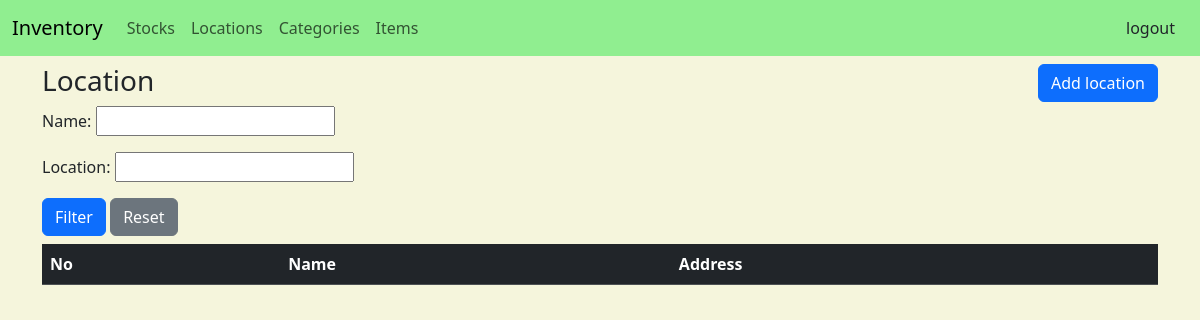
/locations (signed in), run on an earlier commit of the app's database.
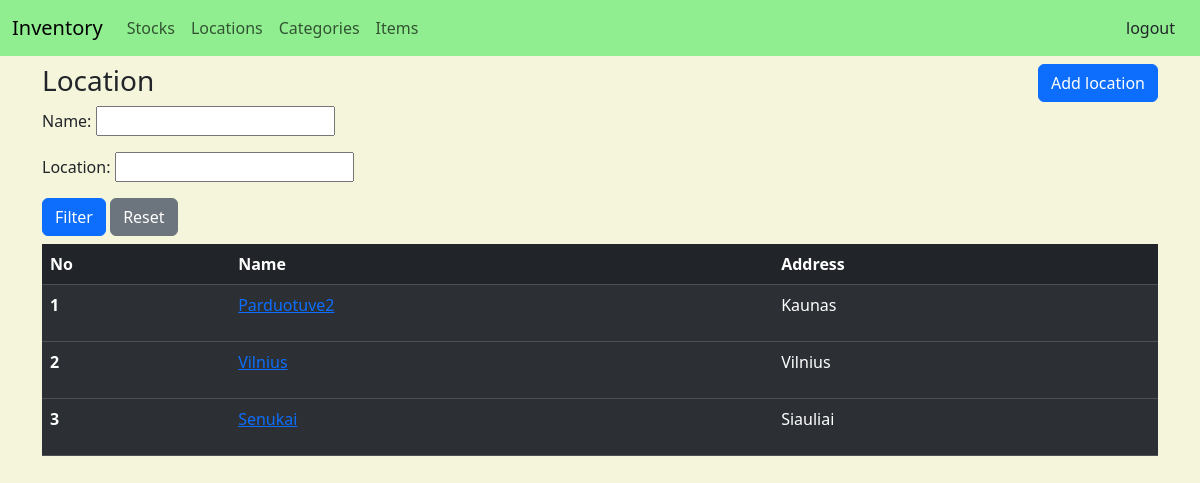
And on a later commit of the database.
### items/models.py (models this page shows, shortened)
class BaseModel(models.Model):
    objects = models.Manager()
    class Meta:
        abstract = True

class Location(BaseModel):
    name = models.CharField(max_length=128)
    address = models.CharField(max_length=128)

### items/views.py (the view)
# urls.py: path('locations', views.LocationListView.as_view(), name='list_locations'),
class LocationListView(LoginRequiredMixin, generic.ListView):
    model = Location
    template_name = 'location/list.html'
    context_object_name = "locations"
    paginate_by = 10
    def get_context_data(self, **kwargs):
        context = super().get_context_data(**kwargs)
        context['filter_form'] = LocationForm(self.request.GET)
        return context
    def get_queryset(self):
        queryset = super().get_queryset()
        form = LocationForm(self.request.GET)
        if form.is_valid():
            name = form.cleaned_data.get('name')
            location = form.cleaned_data.get('location')
            if name:
                queryset = queryset.filter(name=name)
            if location:
                queryset = queryset.filter(address=location)
        return queryset

### items/forms.py
class LocationForm(forms.Form):
    name = forms.CharField(
        max_length=10,
        required=False)
    location = forms.CharField(
        max_length=10,
        required=False)

### items/Templates/location/list.html (shortened to what this page needs)
{% extends "base.html" %}
{% block content %}
<div class="d-flex justify-content-between">
    <div>
        <h3> Location </h3>
    </div>
    <div>
        <a class="btn btn-primary" href="{% url 'items:create_location' %}" role="button"> Add location</a>
    </div>
</div>
<form method="get" class="pb-2">
    {{ filter_form.as_p }}
    <button type="submit" class="btn btn-primary">Filter</button>
      <a class="btn btn-secondary" href="{% url 'items:list_locations' %}" role="button"> Reset</a>
</form>
<table class="table table-dark table-striped">
    <thead>
    <tr>
        <th scope="col">No</th>
        <th scope="col">Name</th>
        <th scope="col">Address</th>
    </tr>
    </thead>
    {% for location in locations %}
    <tbody>
    <tr>
        <th scope="row"> {{page_obj.start_index | add:forloop.counter0}}</th>
        <td><p><a class="link-opacity-100" href="{% url 'items:view_location' location.id %}">{{ location.name }}</a></p></td>
        <td>{{location.address}}</td>
    </tr>
    </tbody>
    {% endfor %}
</table>
{% endblock %}

What changed in the data, as far as the page shows it:
added Location: start_index|add "1", name "Parduotuve2", address "Kaunas"
added Location: start_index|add "2", name "Vilnius", address "Vilnius"
added Location: start_index|add "3", name "Senukai", address "Siauliai"
